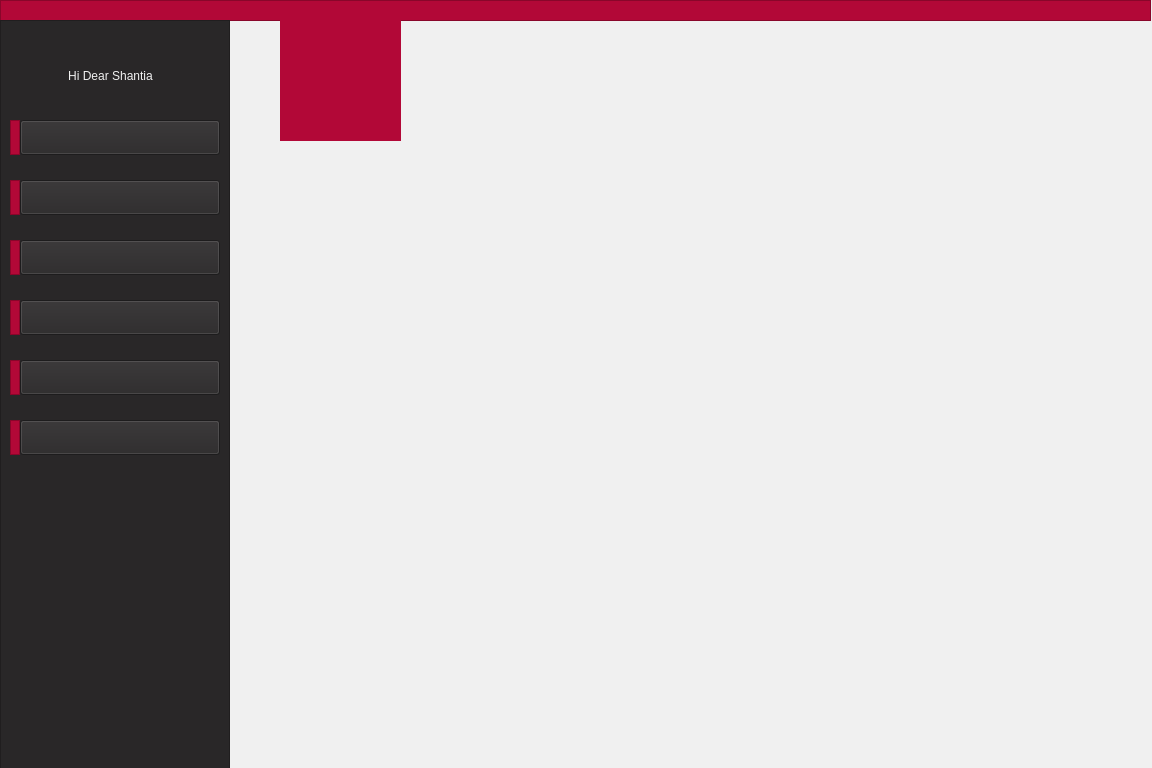
<?xml version="1.0" encoding="UTF-8"?>
<ui version="4.0">
 <class>AdminMainMenu</class>
 <widget class="QWidget" name="AdminMainMenu">
  <property name="geometry">
   <rect>
    <x>0</x>
    <y>0</y>
    <width>1152</width>
    <height>768</height>
   </rect>
  </property>
  <property name="maximumSize">
   <size>
    <width>1152</width>
    <height>768</height>
   </size>
  </property>
  <property name="windowTitle">
   <string>Form</string>
  </property>
  <property name="styleSheet">
   <string notr="true">background-color: rgb(240, 240, 240);</string>
  </property>
  <widget class="QFrame" name="frame">
   <property name="geometry">
    <rect>
     <x>0</x>
     <y>0</y>
     <width>1151</width>
     <height>21</height>
    </rect>
   </property>
   <property name="styleSheet">
    <string notr="true">background-color: rgb(178, 8, 55);
border-color: rgb(178, 8, 55);</string>
   </property>
   <property name="frameShape">
    <enum>QFrame::StyledPanel</enum>
   </property>
   <property name="frameShadow">
    <enum>QFrame::Raised</enum>
   </property>
  </widget>
  <widget class="QFrame" name="frame_2">
   <property name="geometry">
    <rect>
     <x>0</x>
     <y>20</y>
     <width>230</width>
     <height>768</height>
    </rect>
   </property>
   <property name="styleSheet">
    <string notr="true">background-color: rgb(41, 39, 40);
border-color: rgb(41, 39, 40);</string>
   </property>
   <property name="frameShape">
    <enum>QFrame::StyledPanel</enum>
   </property>
   <property name="frameShadow">
    <enum>QFrame::Raised</enum>
   </property>
   <widget class="QPushButton" name="pushButton">
    <property name="geometry">
     <rect>
      <x>20</x>
      <y>100</y>
      <width>200</width>
      <height>35</height>
     </rect>
    </property>
    <property name="styleSheet">
     <string notr="true">font: 11pt &quot;Montserrat&quot;;
</string>
    </property>
    <property name="text">
     <string/>
    </property>
   </widget>
   <widget class="QPushButton" name="pushButton_2">
    <property name="geometry">
     <rect>
      <x>20</x>
      <y>160</y>
      <width>200</width>
      <height>35</height>
     </rect>
    </property>
    <property name="styleSheet">
     <string notr="true">font: 11pt &quot;Montserrat&quot;;
</string>
    </property>
    <property name="text">
     <string/>
    </property>
   </widget>
   <widget class="QPushButton" name="pushButton_3">
    <property name="geometry">
     <rect>
      <x>20</x>
      <y>220</y>
      <width>200</width>
      <height>35</height>
     </rect>
    </property>
    <property name="styleSheet">
     <string notr="true">font: 11pt &quot;Montserrat&quot;;
</string>
    </property>
    <property name="text">
     <string/>
    </property>
   </widget>
   <widget class="QPushButton" name="pushButton_4">
    <property name="geometry">
     <rect>
      <x>20</x>
      <y>280</y>
      <width>200</width>
      <height>35</height>
     </rect>
    </property>
    <property name="styleSheet">
     <string notr="true">font: 11pt &quot;Montserrat&quot;;
</string>
    </property>
    <property name="text">
     <string/>
    </property>
   </widget>
   <widget class="QPushButton" name="pushButton_5">
    <property name="geometry">
     <rect>
      <x>20</x>
      <y>340</y>
      <width>200</width>
      <height>35</height>
     </rect>
    </property>
    <property name="styleSheet">
     <string notr="true">font: 11pt &quot;Montserrat&quot;;
</string>
    </property>
    <property name="text">
     <string/>
    </property>
   </widget>
   <widget class="QPushButton" name="pushButton_6">
    <property name="geometry">
     <rect>
      <x>20</x>
      <y>400</y>
      <width>200</width>
      <height>35</height>
     </rect>
    </property>
    <property name="styleSheet">
     <string notr="true">font: 11pt &quot;Montserrat&quot;;
</string>
    </property>
    <property name="text">
     <string/>
    </property>
   </widget>
   <widget class="QFrame" name="frame_3">
    <property name="geometry">
     <rect>
      <x>10</x>
      <y>100</y>
      <width>10</width>
      <height>35</height>
     </rect>
    </property>
    <property name="styleSheet">
     <string notr="true">background-color: rgb(178, 8, 55);
border-color: rgb(178, 8, 55);</string>
    </property>
    <property name="frameShape">
     <enum>QFrame::StyledPanel</enum>
    </property>
    <property name="frameShadow">
     <enum>QFrame::Raised</enum>
    </property>
    <widget class="QFrame" name="frame_4">
     <property name="geometry">
      <rect>
       <x>0</x>
       <y>0</y>
       <width>10</width>
       <height>35</height>
      </rect>
     </property>
     <property name="styleSheet">
      <string notr="true">background-color: rgb(178, 8, 55);
border-color: rgb(178, 8, 55);</string>
     </property>
     <property name="frameShape">
      <enum>QFrame::StyledPanel</enum>
     </property>
     <property name="frameShadow">
      <enum>QFrame::Raised</enum>
     </property>
    </widget>
   </widget>
   <widget class="QFrame" name="frame_5">
    <property name="geometry">
     <rect>
      <x>10</x>
      <y>160</y>
      <width>10</width>
      <height>35</height>
     </rect>
    </property>
    <property name="cursor">
     <cursorShape>ArrowCursor</cursorShape>
    </property>
    <property name="styleSheet">
     <string notr="true">background-color: rgb(178, 8, 55);
border-color: rgb(178, 8, 55);</string>
    </property>
    <property name="frameShape">
     <enum>QFrame::StyledPanel</enum>
    </property>
    <property name="frameShadow">
     <enum>QFrame::Raised</enum>
    </property>
   </widget>
   <widget class="QFrame" name="frame_6">
    <property name="geometry">
     <rect>
      <x>10</x>
      <y>220</y>
      <width>10</width>
      <height>35</height>
     </rect>
    </property>
    <property name="styleSheet">
     <string notr="true">background-color: rgb(178, 8, 55);
border-color: rgb(178, 8, 55);</string>
    </property>
    <property name="frameShape">
     <enum>QFrame::StyledPanel</enum>
    </property>
    <property name="frameShadow">
     <enum>QFrame::Raised</enum>
    </property>
   </widget>
   <widget class="QFrame" name="frame_7">
    <property name="geometry">
     <rect>
      <x>10</x>
      <y>280</y>
      <width>10</width>
      <height>35</height>
     </rect>
    </property>
    <property name="styleSheet">
     <string notr="true">background-color: rgb(178, 8, 55);
border-color: rgb(178, 8, 55);</string>
    </property>
    <property name="frameShape">
     <enum>QFrame::StyledPanel</enum>
    </property>
    <property name="frameShadow">
     <enum>QFrame::Raised</enum>
    </property>
   </widget>
   <widget class="QFrame" name="frame_8">
    <property name="geometry">
     <rect>
      <x>10</x>
      <y>340</y>
      <width>10</width>
      <height>35</height>
     </rect>
    </property>
    <property name="styleSheet">
     <string notr="true">background-color: rgb(178, 8, 55);
border-color: rgb(178, 8, 55);</string>
    </property>
    <property name="frameShape">
     <enum>QFrame::StyledPanel</enum>
    </property>
    <property name="frameShadow">
     <enum>QFrame::Raised</enum>
    </property>
   </widget>
   <widget class="QFrame" name="frame_9">
    <property name="geometry">
     <rect>
      <x>10</x>
      <y>400</y>
      <width>10</width>
      <height>35</height>
     </rect>
    </property>
    <property name="styleSheet">
     <string notr="true">background-color: rgb(178, 8, 55);
border-color: rgb(178, 8, 55);</string>
    </property>
    <property name="frameShape">
     <enum>QFrame::StyledPanel</enum>
    </property>
    <property name="frameShadow">
     <enum>QFrame::Raised</enum>
    </property>
   </widget>
   <widget class="QLabel" name="label_2">
    <property name="geometry">
     <rect>
      <x>20</x>
      <y>40</y>
      <width>181</width>
      <height>31</height>
     </rect>
    </property>
    <property name="styleSheet">
     <string notr="true">font: 11pt &quot;Montserrat&quot;;
color: rgb(240, 240, 240);</string>
    </property>
    <property name="text">
     <string>Hi Dear Shantia</string>
    </property>
    <property name="alignment">
     <set>Qt::AlignCenter</set>
    </property>
   </widget>
   <widget class="QLabel" name="label_3">
    <property name="geometry">
     <rect>
      <x>90</x>
      <y>100</y>
      <width>60</width>
      <height>30</height>
     </rect>
    </property>
    <property name="autoFillBackground">
     <bool>false</bool>
    </property>
    <property name="styleSheet">
     <string notr="true">font: 11pt &quot;Montserrat&quot;;
color: rgb(240, 240, 240);</string>
    </property>
    <property name="lineWidth">
     <number>0</number>
    </property>
    <property name="text">
     <string>btn1</string>
    </property>
    <property name="alignment">
     <set>Qt::AlignCenter</set>
    </property>
   </widget>
   <widget class="QLabel" name="label_4">
    <property name="geometry">
     <rect>
      <x>90</x>
      <y>160</y>
      <width>60</width>
      <height>30</height>
     </rect>
    </property>
    <property name="styleSheet">
     <string notr="true">font: 11pt &quot;Montserrat&quot;;
color: rgb(240, 240, 240);</string>
    </property>
    <property name="text">
     <string>btn2</string>
    </property>
    <property name="alignment">
     <set>Qt::AlignCenter</set>
    </property>
   </widget>
   <widget class="QLabel" name="label_5">
    <property name="geometry">
     <rect>
      <x>90</x>
      <y>220</y>
      <width>60</width>
      <height>30</height>
     </rect>
    </property>
    <property name="styleSheet">
     <string notr="true">font: 11pt &quot;Montserrat&quot;;
color: rgb(240, 240, 240);</string>
    </property>
    <property name="text">
     <string>btn3</string>
    </property>
    <property name="alignment">
     <set>Qt::AlignCenter</set>
    </property>
   </widget>
   <widget class="QLabel" name="label_6">
    <property name="geometry">
     <rect>
      <x>90</x>
      <y>280</y>
      <width>60</width>
      <height>30</height>
     </rect>
    </property>
    <property name="styleSheet">
     <string notr="true">font: 11pt &quot;Montserrat&quot;;
color: rgb(240, 240, 240);</string>
    </property>
    <property name="text">
     <string>btn4</string>
    </property>
    <property name="alignment">
     <set>Qt::AlignCenter</set>
    </property>
   </widget>
   <widget class="QLabel" name="label_7">
    <property name="geometry">
     <rect>
      <x>90</x>
      <y>340</y>
      <width>60</width>
      <height>30</height>
     </rect>
    </property>
    <property name="styleSheet">
     <string notr="true">font: 11pt &quot;Montserrat&quot;;
color: rgb(240, 240, 240);</string>
    </property>
    <property name="text">
     <string>btn5</string>
    </property>
    <property name="alignment">
     <set>Qt::AlignCenter</set>
    </property>
   </widget>
   <widget class="QLabel" name="label_8">
    <property name="geometry">
     <rect>
      <x>90</x>
      <y>400</y>
      <width>60</width>
      <height>30</height>
     </rect>
    </property>
    <property name="styleSheet">
     <string notr="true">font: 11pt &quot;Montserrat&quot;;
color: rgb(240, 240, 240);</string>
    </property>
    <property name="text">
     <string>btn6</string>
    </property>
    <property name="alignment">
     <set>Qt::AlignCenter</set>
    </property>
   </widget>
   <zorder>frame_3</zorder>
   <zorder>frame_5</zorder>
   <zorder>frame_6</zorder>
   <zorder>frame_7</zorder>
   <zorder>frame_8</zorder>
   <zorder>frame_9</zorder>
   <zorder>label_2</zorder>
   <zorder>label_3</zorder>
   <zorder>label_4</zorder>
   <zorder>label_5</zorder>
   <zorder>label_6</zorder>
   <zorder>label_7</zorder>
   <zorder>label_8</zorder>
   <zorder>pushButton</zorder>
   <zorder>pushButton_2</zorder>
   <zorder>pushButton_3</zorder>
   <zorder>pushButton_4</zorder>
   <zorder>pushButton_5</zorder>
   <zorder>pushButton_6</zorder>
  </widget>
  <widget class="QLabel" name="label">
   <property name="geometry">
    <rect>
     <x>280</x>
     <y>20</y>
     <width>121</width>
     <height>121</height>
    </rect>
   </property>
   <property name="styleSheet">
    <string notr="true">background-color: rgb(178, 8, 55);
border-color: rgb(178, 8, 55);
</string>
   </property>
   <property name="text">
    <string/>
   </property>
   <property name="pixmap">
    <pixmap>:/AjaxLogo/filename.jpg</pixmap>
   </property>
   <property name="scaledContents">
    <bool>true</bool>
   </property>
   <property name="alignment">
    <set>Qt::AlignCenter</set>
   </property>
  </widget>
  <widget class="QLabel" name="label_9">
   <property name="geometry">
    <rect>
     <x>285</x>
     <y>20</y>
     <width>111</width>
     <height>111</height>
    </rect>
   </property>
   <property name="styleSheet">
    <string notr="true">background-color: rgb(178, 8, 55);</string>
   </property>
   <property name="text">
    <string/>
   </property>
   <property name="pixmap">
    <pixmap resource="pictures.qrc">:/logo/filename.jpg</pixmap>
   </property>
   <property name="scaledContents">
    <bool>true</bool>
   </property>
  </widget>
 </widget>
 <resources>
  <include location="pictures.qrc"/>
 </resources>
 <connections/>
</ui>
